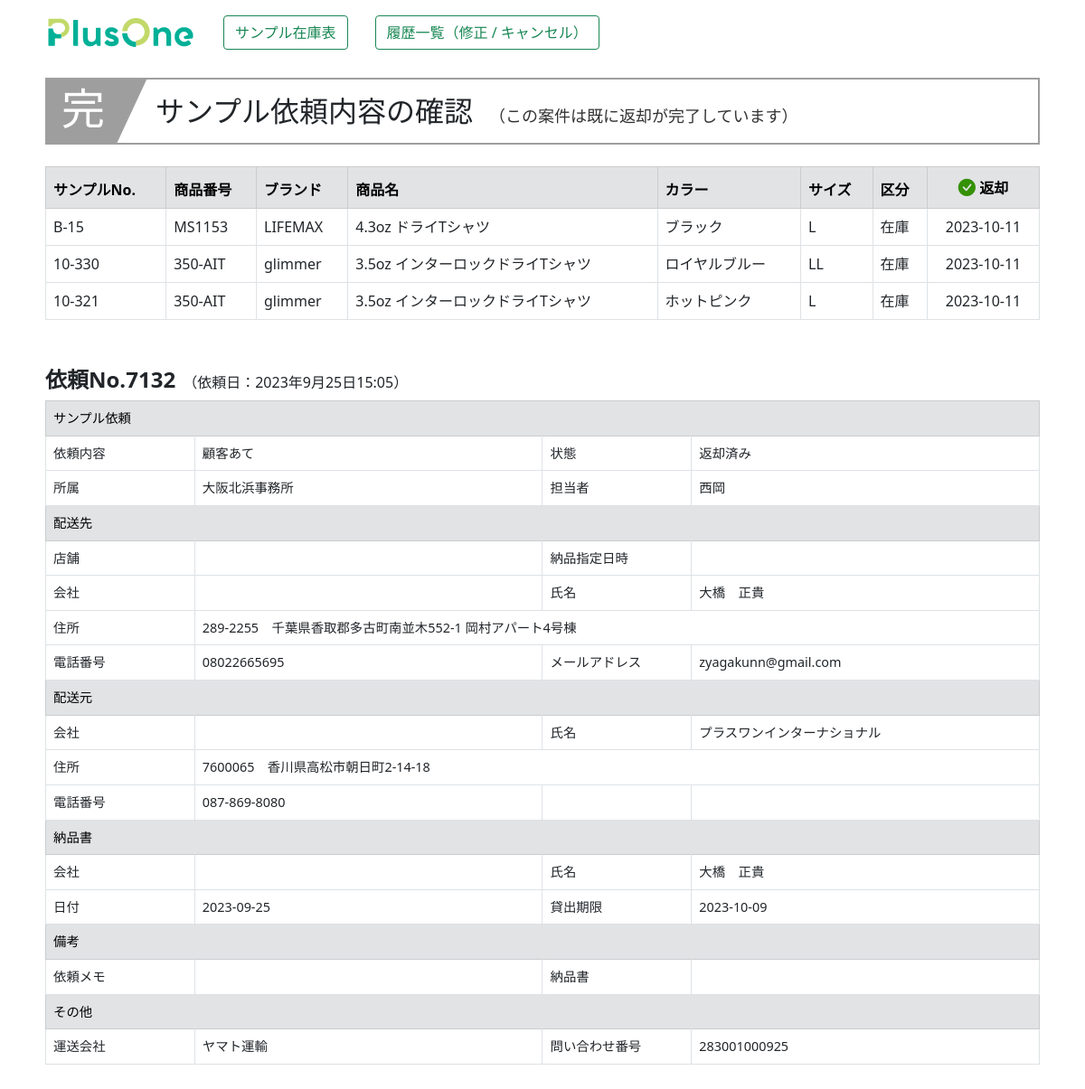
The page /rireki_kakunin/373 on the database its author committed.
### zaiko/models.py (models this page shows, shortened)
class Shouhin(models.Model):
    hontai_num=models.AutoField("本体No",primary_key=True)
    sample_num=models.CharField("サンプルNo",max_length=20,blank=True)
    category=models.CharField("カテゴリ",max_length=50,blank=True)
    shouhin_num=models.CharField("商品番号",max_length=20,blank=True)
    brand=models.CharField("ブランド",max_length=20,blank=True)
    shouhin_name=models.CharField("商品名",max_length=255,blank=True)
    color=models.CharField("カラー",max_length=255,blank=True)
    size=models.CharField("サイズ",max_length=20,blank=True)
    size_num=models.IntegerField("サイズ値",default=0)
    kakou=models.CharField("加工",max_length=50,blank=True)
    bikou=models.CharField("備考",max_length=255,blank=True)
    touroku_day=models.DateField("登録日",auto_now_add=True)
    koushin_day=models.DateField("更新日",auto_now=True)
    joutai=models.IntegerField("状態",default=0)
    irai_num=models.IntegerField("依頼No",default=0)
    status=models.IntegerField("有効",default=0)

class Rireki_shouhin(models.Model):
    irai_num=models.IntegerField("依頼No")
    irai_hontai_num=models.IntegerField("本体No")
    irai_hontai_kubun=models.CharField("区分",max_length=5,null=True,blank=True,default="")
    henkyaku=models.IntegerField("状態",default=0)
    henkyaku_day=models.CharField("返却日",max_length=30,null=True,blank=True,default="")

class Rireki_rental(models.Model):
    irai_num=models.IntegerField("依頼No",null=False)
    irai_type=models.IntegerField("内容")
    rental_day=models.DateTimeField("依頼日",auto_now_add=True)
    shozoku=models.CharField("所属",max_length=30,blank=True)
    tantou=models.CharField("担当者",max_length=30,blank=True)
    haisou_tempo=models.CharField("配送店舗",max_length=30,blank=True)
    haisou_deliday=models.CharField("配送指定日",max_length=30,null=True,blank=True,default="")
    haisou_delitime=models.CharField("時間指定",max_length=30,null=True,blank=True,default="")
    haisou_com=models.CharField("会社名",max_length=30,blank=True)
    haisou_cus=models.CharField("名前",max_length=30,blank=True)
    haisou_yubin=models.CharField("郵便番号",max_length=30,blank=True)
    haisou_pref=models.CharField("都道府県",max_length=10,blank=True)
    haisou_city=models.CharField("市区町村",max_length=30,blank=True)
    haisou_banchi=models.CharField("番地",max_length=30,blank=True)
    haisou_build=models.CharField("建物名",max_length=30,blank=True)
    haisou_tel=models.CharField("電話番号",max_length=30,blank=True)
    haisou_tel_kensaku=models.CharField("電話番号_検索",max_length=30,blank=True)
    haisou_mail=models.CharField("メールアドレス",max_length=100,blank=True)
    haisou_com_m=models.CharField("会社名_元",max_length=30,blank=True)
    haisou_cus_m=models.CharField("名前_元",max_length=30,blank=True)
    haisou_yubin_m=models.CharField("郵便番号_元",max_length=30,blank=True)
    haisou_pref_m=models.CharField("都道府県_元",max_length=10,blank=True)
    haisou_city_m=models.CharField("市区町村_元",max_length=30,blank=True)
    haisou_banchi_m=models.CharField("番地_元",max_length=30,blank=True)
    haisou_build_m=models.CharField("建物名_元",max_length=30,blank=True)
    haisou_tel_m=models.CharField("電話番号_元",max_length=30,blank=True)
    nouhin_com=models.CharField("納品書会社名",max_length=30,blank=True)
    nouhin_cus=models.CharField("納品書名前",max_length=30,blank=True)
    nouhin_day=models.CharField("納品書日付",max_length=30,null=True,blank=True,default="")
    rental_maxday=models.CharField("貸出期限",max_length=30,null=True,blank=True,default="")
    bikou1=models.TextField("備考（納品）",blank=True)
    bikou2=models.TextField("備考（依頼）",blank=True)
    status=models.IntegerField("状態",default=0)
    unsou_com=models.CharField("運送会社",max_length=20,null=True,blank=True,default="")
    unsou_num=models.CharField("問い合わせ番号",max_length=20,null=True,blank=True,default="")
    cancel_day=models.CharField("キャンセル日",max_length=30,null=True,blank=True,default="")
    cancel_name=models.CharField("キャンセル担当",max_length=30,null=True,blank=True,default="")

### zaiko/views.py (the view, shortened to what this page needs)
# urls.py: path('rireki_kakunin/<int:pk>', rireki_kakunin, name="rireki_kakunin"),
def rireki_kakunin(request,pk):
    request.session["shusei_pk"]=pk
    irai_detail=Rireki_rental.objects.get(pk=pk)
    status=irai_detail.status
    if status==0: #success.htmlのタイトル用
        kubun="kakunin_ok"
    elif status==1:
        kubun="junbi"
    else:
        kubun="kakunin_no"
    irai_num=irai_detail.irai_num
    items=Rireki_shouhin.objects.filter(irai_num=irai_num).values_list("irai_hontai_num",flat=True)
    irai_shouhin_list=list(items)
    data=[]
    for i in irai_shouhin_list:
        data2={}
        shouhin=Shouhin.objects.get(hontai_num=i)
        data2["hontai_num"]=shouhin.hontai_num
        data2["sample_num"]=shouhin.sample_num
        data2["shouhin_num"]=shouhin.shouhin_num
        data2["brand"]=shouhin.brand
        data2["shouhin_name"]=shouhin.shouhin_name
        data2["color"]=shouhin.color
        data2["size"]=shouhin.size
        data2["kubun"]=Rireki_shouhin.objects.get(irai_num=irai_num,irai_hontai_num=i).irai_hontai_kubun
        data2["henkyaku"]=Rireki_shouhin.objects.get(irai_num=irai_num,irai_hontai_num=i).henkyaku
        data2["henkyaku_day"]=Rireki_shouhin.objects.get(irai_num=irai_num,irai_hontai_num=i).henkyaku_day
        data.append(data2)
    kanri=0
    if request.user.username == "p1masao":
        kanri=1
    params={
            "irai_shouhin_list":data,
            "irai_detail":irai_detail,
            "kubun":kubun,
            "kanri":kanri,
        }
    return render(request,"zaiko/success.html",params)

### zaiko/templates/zaiko/success.html (shortened to what this page needs)
{% load static %}
<!DOCTYPE html>
<html lang="ja">
<head>
    <link rel="stylesheet" href="{% static 'main.css' %}">
    <link href="https://cdn.jsdelivr.net/npm/bootstrap@5.0.2/dist/css/bootstrap.min.css" rel="stylesheet">
    <link rel="stylesheet" href="https://cdn.jsdelivr.net/npm/bootstrap-icons@1.8.0/font/bootstrap-icons.css">
</head>
<body>
    <div class="container mt-3 mb-5">
        <div style="margin: 0 auto; justify-content: center; width: 1100px;">
            {% include "zaiko/menu.html" with kanri=kanri %}
            <div style="margin-top: 30px;">
                {% if kubun == "new" %}
                    <div class="title03">
                        <h2><span class="number">03</span>サンプル依頼が完了しました</h2>
                    </div>
                {% elif kubun == "kakunin_no" %}
                    <div class="title00">
                        {% if irai_detail.status == 3 %}
                            <h2><span class="number">消</span>サンプル依頼内容の確認<span>（この案件はキャンセルされています）</span></h2>
                        {% elif irai_detail.status == 5 %}
                            <h2><span class="number">完</span>サンプル依頼内容の確認<span>（この案件は既に返却が完了しています）</span></h2>
                        {% else %}
                            <h2><span class="number">済</span>サンプル依頼内容の確認<span>（この案件は既に手配済みです）</span></h2>
                        {% endif %}
                    </div>
                {% elif kubun == "junbi" %}
                    <div class="title04">
                        <h2><span class="number">準</span>サンプル依頼内容の確認<span>（この案件は現在準備中で、まもなく発送されます）</span></h2>
                    </div>
                {% endif %}
            </div>
            <div class="mt-4">
                <table class="table table-bordered">
                    <thead>
                        <tr class="table-secondary">
                            <th>サンプルNo.</th>
                            <th>商品番号</th>
                            <th>ブランド</th>
                            <th>商品名</th>
                            <th>カラー</th>
                            <th>サイズ</th>
                            <th>区分</th>
                            {% if kubun == "kakunin_no" and irai_detail.status == 2 %}
                                <th style="text-align: center;">返却</th>
                            {% elif irai_detail.status == 5 %}
                                <th style="text-align: center;"><i class="bi bi-check-circle-fill" style="font-size: 1.2em; color: #349102"></i> 返却</th>
                            {% elif kubun == "new" %}
                                <th>結果</th>
                            {% endif %}
                        </tr>
                    </thead>
                    <tbody>
                        {% for i in irai_shouhin_list %}
                        <tr>
                            <td style="vertical-align: middle;">{{i.sample_num}}</td>
                            <td style="vertical-align: middle;">{{i.shouhin_num}}</td>
                            <td style="vertical-align: middle;">{{i.brand}}</td>
                            <td style="vertical-align: middle;">{{i.shouhin_name}}</td>
                            <td style="vertical-align: middle;">{{i.color}}</td>
                            <td style="vertical-align: middle;">{{i.size}}</td>
                            <td style="vertical-align: middle;">{{i.kubun}}</td>
                            {% if kubun == "kakunin_no" and irai_detail.status == 2 %}
                                {% if i.henkyaku == 0 %}
                                <td style="text-align: center;">未返却</td>
                                {% else %}
                                <td style="text-align: center;">{{i.henkyaku_day}}</td>
                                {% endif %}
                            {% elif irai_detail.status == 5 %}
                                <td style="text-align: center;">{{i.henkyaku_day}}</td>
                            {% elif kubun == "new" %}
                                <td style="text-align: center;"><i class="bi bi-check-circle-fill" style="font-size: 1.5em; color: #349102"></i></td>
                            {% endif %}
                        </tr>
                        {% endfor %}
                    </tbody>
                </table>
            </div>
            <div class="mt-5">
                <div style="width: 1100px; align-items: end;">
                    <span style="font-size: 1.5em; font-weight: bold;">依頼No.{{irai_detail.irai_num}}</span>　（依頼日：{{irai_detail.rental_day}}）
                </div>
                <table class="table table-bordered" style="margin-top: 5px; font-size: 0.9em; width: 1100px;">
                    <tr class="table-secondary"><td colspan="4">サンプル依頼</td></tr>
                        <td style="width: 15%;">依頼内容</td>
                        <td style="width: 35%;">
                            {% if irai_detail.irai_type == 0 %}
                                顧客あて
                            {% elif irai_detail.irai_type == 1 %}
                                店舗あて
                            {% else %}
                                キープ
                            {% endif %}
                        </td>
                        <td style="width: 15%;">状態</td>
                        <td style="width: 35%;">
                            {% if irai_detail.status == 0 %}
                                発送待ち（修正・キャンセル可）
                            {% elif irai_detail.status == 1 %}
                                発送準備中
                            {% elif irai_detail.status == 2 %}
                                発送完了
                            {% elif irai_detail.status == 3 %}
                                キャンセル（{{irai_detail.cancel_name}}：{{irai_detail.cancel_day}}）
                            {% elif irai_detail.status == 5 %}
                                返却済み
                            {% endif %}
                        </td>
                    <tr>
                        <td>所属</td><td id="shozoku">{{irai_detail.shozoku}}</td>
                        <td>担当者</td><td id="tantou">{{irai_detail.tantou}}</td>
                    </tr>
                    <tr class="table-secondary"><td colspan="4">配送先</td></tr>
                    <tr>
                        <td>店舗</td><td>{{irai_detail.haisou_tempo}}</td>
                        <td>納品指定日時</td>
                        <td>
                        </td>
                    </tr>
                    <tr>
                        <td>会社</td><td>{{irai_detail.haisou_com}}</td>
                        <td>氏名</td><td>{{irai_detail.haisou_cus}}</td>
                    </tr>
                    <tr>
                        <td>住所</td>
                        <td colspan="3">
                            {{irai_detail.haisou_yubin}}　{{irai_detail.haisou_pref}}{{irai_detail.haisou_city}}{{irai_detail.haisou_banchi}} {{irai_detail.haisou_build}}
                        </td>
                    </tr>
                    <tr>
                        <td>電話番号</td><td>{{irai_detail.haisou_tel}}</td>
                        <td>メールアドレス</td><td>{{irai_detail.haisou_mail}}</td>
                    </tr>
                    <tr class="table-secondary"><td colspan="4">配送元</td></tr>
                    <tr>
                        <td>会社</td><td>{{irai_detail.haisou_com_m}}</td>
                        <td>氏名</td><td>{{irai_detail.haisou_cus_m}}</td>
                    </tr>
                    <tr>
                        <td>住所</td>
                        <td colspan="3">
                            {{irai_detail.haisou_yubin_m}}　{{irai_detail.haisou_pref_m}}{{irai_detail.haisou_city_m}}{{irai_detail.haisou_banchi_m}}{{irai_detail.haisou_build_m}}
                        </td>
                    </tr>
                    <tr>
                        <td>電話番号</td><td>{{irai_detail.haisou_tel_m}}</td>
                        <td></td><td></td>
                    </tr>
                    <tr class="table-secondary"><td colspan="4">納品書</td></tr>
                    <tr>
                        <td>会社</td><td>{{irai_detail.nouhin_com}}</td>
                        <td>氏名</td><td>{{irai_detail.nouhin_cus}}</td>
                    </tr>
                    <tr>
                        <td>日付</td><td>{{irai_detail.nouhin_day}}</td>
                        <td>貸出期限</td><td>{{irai_detail.rental_maxday}}</td>
                    </tr>
                    <tr class="table-secondary"><td colspan="4">備考</td></tr>
                    <tr>
                        <td>依頼メモ</td><td>{{irai_detail.bikou2 | linebreaksbr}}</td>
                        <td>納品書</td><td>{{irai_detail.bikou1 | linebreaksbr}}</td>
                    </tr>
                    <tr class="table-secondary"><td colspan="4">その他</td></tr>
                    <tr>
                        <td>運送会社</td><td>{{irai_detail.unsou_com}}</td>
                        <td>問い合わせ番号</td><td>{{irai_detail.unsou_num}}</td>
                    </tr>
                </table>
            </div>
        </div>
    </div>
</body>
</html>

### zaiko/static/main.css (style rules this page uses)
.title00 h2 span, .title01 h2 span, .title02 h2 span, .title03 h2 span, .title04 h2 span, .title05 h2 span { color: #333333; font-size: 18px; padding-left: 18px; }
.title00 h2 span.number, .title01 h2 span.number, .title02 h2 span.number, .title03 h2 span.number, .title04 h2 span.number, .title05 h2 span.number { position: absolute; display: block; top: 3px; left: 0; z-index: 1; font-size: 30px; font-size: 3rem; padding-left: 16px; color: #fff; }
.title00 h2 { position: relative; overflow: hidden; padding: 1rem 2rem 1rem 120px; border: solid 2px #9e9e9e; width: 1100px; margin: 0 auto; }
.title00 h2:before { position: absolute; content: ''; top: -150%; left: -100px; width: 200px; height: 300%; transform: rotate(25deg); background: #9e9e9e; }

### rows shown on the page
Shouhin: sample_num "B-15", shouhin_num "MS1153", brand "LIFEMAX", shouhin_name "4.3oz ドライTシャツ", color "ブラック"
Rireki_shouhin: kubun "在庫", henkyaku_day "2023-10-11"
Shouhin: sample_num "10-330", shouhin_num "350-AIT", brand "glimmer", shouhin_name "3.5oz インターロックドライTシャツ", color "ロイヤルブルー", size "LL"
Rireki_shouhin: kubun "在庫", henkyaku_day "2023-10-11"
Shouhin: sample_num "10-321", shouhin_num "350-AIT", brand "glimmer", shouhin_name "3.5oz インターロックドライTシャツ", color "ホットピンク"
Rireki_shouhin: kubun "在庫", henkyaku_day "2023-10-11"
Rireki_rental: irai_num "7132", rental_day "2023年9月25日15:05", shozoku "大阪北浜事務所", tantou "西岡", haisou_cus "大橋 正貴", haisou_yubin "289-2255", haisou_pref "千葉県", haisou_city "香取郡多古町南並木", haisou_banchi "552-1", haisou_build "岡村アパート4号棟", haisou_tel "08022665695", haisou_mail "zyagakunn@gmail.com", haisou_cus_m "プラスワンインターナショナル", haisou_yubin_m "7600065", haisou_pref_m "香川県", haisou_city_m "高松市朝日町", haisou_banchi_m "2-14-18", haisou_tel_m "087-869-8080", nouhin_cus "大橋 正貴", nouhin_day "2023-09-25", rental_maxday "2023-10-09", unsou_com "ヤマト運輸", unsou_num "283001000925"

### other values the page prints
{{ i.size }} "L" "L"
